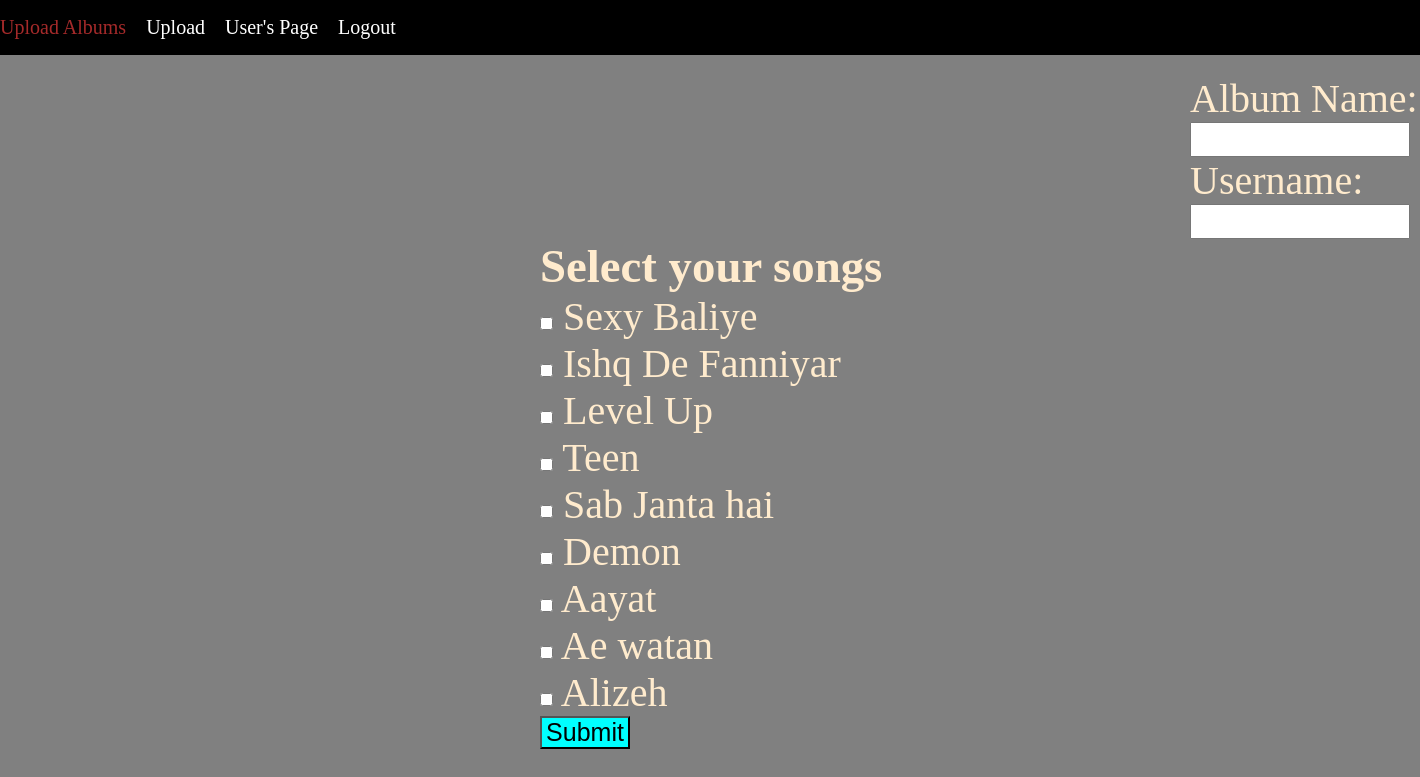
The app's page /albumd with its own data.
### model.py (models this page shows)
class Upload(db.Model):
    __tablename__='upload'
    id=db.Column('id',db.Integer,primary_key=True)
    Username=db.Column(db.String(30))
    Creator=db.Column(db.String(30))
    Genre=db.Column(db.String(40))
    title=db.Column(db.String(10))
    Date=db.Column(db.String(30))
    Lyrics=db.Column(db.String(900))

### main.py (the view)
@app.route('/albumd',methods=['GET','POST'])
def albumd():
    conn = sqlite3.connect('datab.sqlite3')
    cursor = conn.cursor()
    cursor.execute('SELECT * FROM upload')
    data = cursor.fetchall()
    conn.close()
    return render_template('albums.html',data=data)

### templates/albums.html (shortened to what this page needs)
<html>
    <head>
    </head>
    <body>
        <div class="navbar">
            <a style="color: brown;">Upload Albums</a>
            <a href="/upload">Upload</a>
            <a href="/harshu">User's Page</a>
            <a href="/logout">Logout</a>
        </div>
<form method="POST" action="/albumcrt"><div style="margin-left: 650px;">
    Album Name:<input type="name" name="name" style="height: 35px; width:220px;"><br>
    Username:<input type="name" name="Username" style="height: 35px; width:220px;"><br>
</div>
    <h3>Select your songs</h3>
    {% for names in data%}
    <input type="checkbox" name="title[]" value="{{names[4]}}"> {{names[4]}}<br>
    {%endfor%}
    <button type="submit">Submit</button>
    </form>
</body>
</html>

### templates/albums.html (style rules this page uses)
* { margin: 0%; padding: 0%; }
.navbar { display:flex; align-items: center; font-size: 20px; background-color: black; height:55px; color: aliceblue; font-family:Georgia, 'Times New Roman', Times, serif; }
.navbar a { margin-right: 20px; color: white; text-decoration: none; }
body { background-color: grey; }
form { font-size: 40px; color: blanchedalmond; margin-top: 20px; margin-left: 540px; }
button { font-size: 25px; background-color: aqua; width: 90px; }

### records on screen
Upload: title "Sexy Baliye"
Upload: title "Ishq De Fanniyar"
Upload: title "Level Up"
Upload: title "Teen"
Upload: title "Sab Janta hai"
Upload: title "Demon"
Upload: title "Aayat"
Upload: title "Ae watan"
Upload: title "Alizeh"
